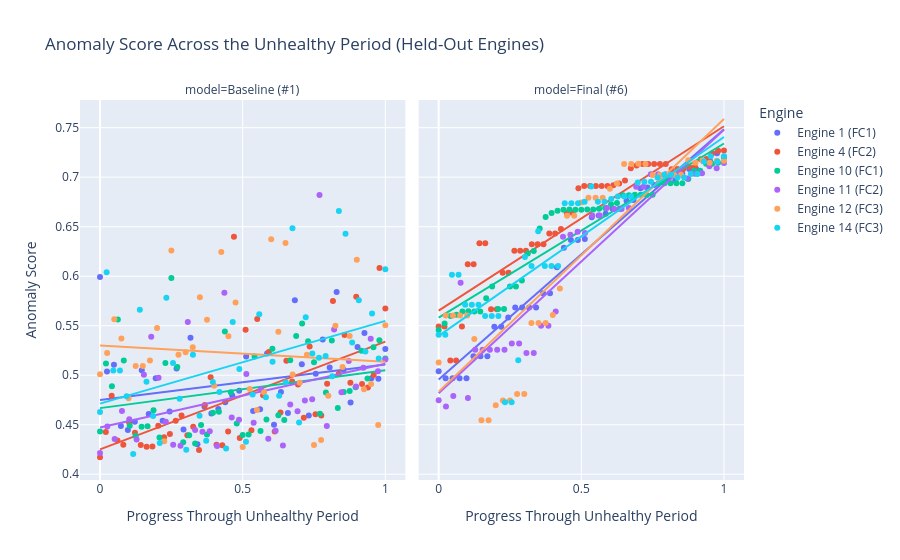

The cell this chart's notebook holds for it:
### Code cell
fig = px.scatter(
    unhealthy,
    x="unhealthy_progress",
    y="anomaly_score",
    color="engine",
    facet_col="model",
    trendline="ols",
    category_orders={"model": ["Baseline (#1)", "Final (#6)"]},
    title="Anomaly Score Across the Unhealthy Period (Held-Out Engines)",
    labels={"unhealthy_progress": "Progress Through Unhealthy Period",
            "anomaly_score": "Anomaly Score", "engine": "Engine"},
)
fig.show()
